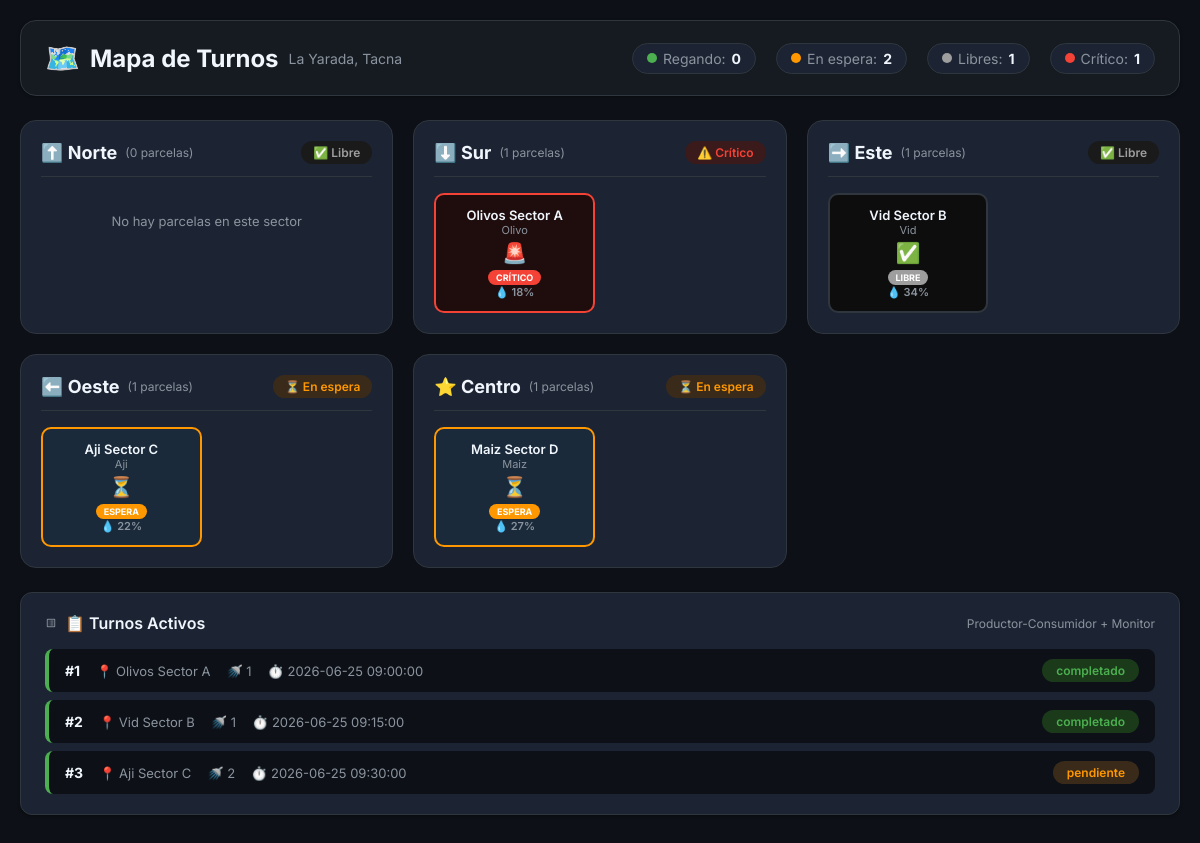
The app's page /riego-control/app/Views/turnos_mapa.php with its own data.
### tables this page shows
CREATE TABLE IF NOT EXISTS parcelas (
    id INT AUTO_INCREMENT PRIMARY KEY,
    nombre VARCHAR(100) NOT NULL,
    area DECIMAL(8,2) NOT NULL,
    cultivo VARCHAR(80) NOT NULL,
    estado VARCHAR(30) NOT NULL DEFAULT 'activa',
    created_at TIMESTAMP DEFAULT CURRENT_TIMESTAMP,
    updated_at TIMESTAMP DEFAULT CURRENT_TIMESTAMP ON UPDATE CURRENT_TIMESTAMP
);

CREATE TABLE IF NOT EXISTS sensores (
    id INT AUTO_INCREMENT PRIMARY KEY,
    parcela_id INT NOT NULL,
    temperatura DECIMAL(5,2) NOT NULL,
    humedad DECIMAL(5,2) NOT NULL,
    fecha_medicion DATETIME NOT NULL,
    created_at TIMESTAMP DEFAULT CURRENT_TIMESTAMP,
    FOREIGN KEY (parcela_id) REFERENCES parcelas(id) ON DELETE CASCADE
);

CREATE TABLE IF NOT EXISTS turnos_riego (
    id INT AUTO_INCREMENT PRIMARY KEY,
    parcela_id INT NOT NULL,
    hidrante_id INT NULL,
    inicio DATETIME NOT NULL,
    fin DATETIME NULL,
    estado VARCHAR(40) NOT NULL DEFAULT 'pendiente',
    created_at TIMESTAMP DEFAULT CURRENT_TIMESTAMP,
    FOREIGN KEY (parcela_id) REFERENCES parcelas(id) ON DELETE CASCADE,
    FOREIGN KEY (hidrante_id) REFERENCES hidrantes(id) ON DELETE SET NULL
);

### riego-control/app/Models/Parcela.php (called while the page is built, shortened)
<?php
class Parcela
{
    private string $nombre;
    private string $cultivo;
    public function __construct(?int $id, string $nombre, float $area, string $cultivo, string $estado = 'activa')
    {
        $this->nombre = $nombre;
        $this->cultivo = $cultivo;
    }
    public function getNombre(): string
    {
        return $this->nombre;
    }
    public function getCultivo(): string
    {
        return $this->cultivo;
    }
    public static function fromArray(array $data): self
    {
        return new self(
            isset($data['id']) ? (int) $data['id'] : null,
            trim((string) ($data['nombre'] ?? '')),
            isset($data['area']) ? (float) $data['area'] : 0.0,
            trim((string) ($data['cultivo'] ?? '')),
            trim((string) ($data['estado'] ?? 'activa'))
        );
    }
    public static function all(): array
    {
        $db = Database::getConnection();
        $stmt = $db->query('SELECT id, nombre, area, cultivo, estado FROM parcelas ORDER BY id');
        $rows = $stmt->fetchAll();
        return array_map(fn(array $row) => self::fromArray($row), $rows);
    }
    public static function find(int $id): ?self
    {
        $db = Database::getConnection();
        $stmt = $db->prepare('SELECT id, nombre, area, cultivo, estado FROM parcelas WHERE id = :id');
        $stmt->execute([':id' => $id]);
        $row = $stmt->fetch();
        return $row ? self::fromArray($row) : null;
    }
}

### riego-control/app/Models/Sensor.php (called while the page is built, shortened)
<?php
class Sensor
{
    private float $temperatura;
    private float $humedad;
    public function __construct(?int $id, int $parcelaId, float $temperatura, float $humedad, string $fechaMedicion)
    {
        $this->temperatura = $temperatura;
        $this->humedad = $humedad;
    }
    public function getTemperatura(): float
    {
        return $this->temperatura;
    }
    public function getHumedad(): float
    {
        return $this->humedad;
    }
    public static function fromArray(array $data): self
    {
        return new self(
            isset($data['id']) ? (int) $data['id'] : null,
            (int) ($data['parcela_id'] ?? $data['parcela'] ?? 0),
            isset($data['temperatura']) ? (float) $data['temperatura'] : 0.0,
            isset($data['humedad']) ? (float) $data['humedad'] : 0.0,
            trim((string) ($data['fecha_medicion'] ?? $data['fecha'] ?? date('Y-m-d H:i:s')))
        );
    }
    public static function all(): array
    {
        $db = Database::getConnection();
        $stmt = $db->query('SELECT id, parcela_id, temperatura, humedad, fecha_medicion FROM sensores ORDER BY id');
        $rows = $stmt->fetchAll();
        return array_map(fn(array $row) => self::fromArray($row), $rows);
    }
    public static function findByParcelaId(int $parcelaId): array
    {
        $db = Database::getConnection();
        $stmt = $db->prepare('SELECT id, parcela_id, temperatura, humedad, fecha_medicion FROM sensores WHERE parcela_id = :parcela_id ORDER BY fecha_medicion DESC');
        $stmt->execute([':parcela_id' => $parcelaId]);
        $rows = $stmt->fetchAll();
        return array_map(fn(array $row) => self::fromArray($row), $rows);
    }
}

### riego-control/app/Models/TurnoRiego.php (called while the page is built, shortened)
<?php
class TurnoRiego
{
    private ?int $id;
    private ?int $hidranteId;
    private string $inicio;
    private string $estado;
    public function __construct(?int $id, int $parcelaId, ?int $hidranteId, string $inicio, ?string $fin, string $estado = 'pendiente')
    {
        $this->id = $id;
        $this->hidranteId = $hidranteId;
        $this->inicio = $inicio;
        $this->estado = $estado;
    }
    public function getId(): ?int
    {
        return $this->id;
    }
    public function getHidranteId(): ?int
    {
        return $this->hidranteId;
    }
    public function getInicio(): string
    {
        return $this->inicio;
    }
    public function getEstado(): string
    {
        return $this->estado;
    }
    public static function fromArray(array $data): self
    {
        return new self(
            isset($data['id']) ? (int) $data['id'] : null,
            (int) ($data['parcela_id'] ?? 0),
            isset($data['hidrante_id']) ? (int) $data['hidrante_id'] : null,
            trim((string) ($data['inicio'] ?? date('Y-m-d H:i:s'))),
            isset($data['fin']) ? trim((string) $data['fin']) : null,
            trim((string) ($data['estado'] ?? 'pendiente'))
        );
    }
    public static function all(): array
    {
        $db = Database::getConnection();
        $stmt = $db->query('SELECT id, parcela_id, hidrante_id, inicio, fin, estado FROM turnos_riego ORDER BY id');
        $rows = $stmt->fetchAll();
        return array_map(fn(array $row) => self::fromArray($row), $rows);
    }
}

### riego-control/app/Views/turnos_mapa.php (the view, shortened to what this page needs)
<?php
require_once __DIR__ . '/../Models/Parcela.php';
require_once __DIR__ . '/../Models/Sensor.php';
require_once __DIR__ . '/../Models/TurnoRiego.php';
$parcelas = Parcela::all();
$sensores = Sensor::all();
$turnos = TurnoRiego::all();
$sectores = [
    'Norte' => ['color' => '#4CAF50', 'icon' => '⬆️'],
    'Sur' => ['color' => '#2196F3', 'icon' => '⬇️'],
    'Este' => ['color' => '#FF9800', 'icon' => '➡️'],
    'Oeste' => ['color' => '#9C27B0', 'icon' => '⬅️'],
    'Centro' => ['color' => '#F44336', 'icon' => '⭐']
];
$sectores_parcelas = [
    'Norte' => [],
    'Sur' => [],
    'Este' => [],
    'Oeste' => [],
    'Centro' => []
];
foreach ($parcelas as $p) {
    $sector = match($p->getId() % 5) {
        0 => 'Norte',
        1 => 'Sur',
        2 => 'Este',
        3 => 'Oeste',
        4 => 'Centro',
        default => 'Centro'
    };
    $sectores_parcelas[$sector][] = $p;
}
function e($text) {
    return htmlspecialchars($text, ENT_QUOTES, 'UTF-8');
}
?>
<!DOCTYPE html>
<html lang="es">
<head>
</head>
<body>
<div class="container">
    <header class="header">
        <h1>
            <span>🗺️</span> Mapa de Turnos
            <span style="font-size:14px;color:#8b949e;font-weight:400;">La Yarada, Tacna</span>
        </h1>
        <div class="stats">
            <span class="stat"><span class="dot dot-regando"></span> Regando: <strong id="count-regando">0</strong></span>
            <span class="stat"><span class="dot dot-espera"></span> En espera: <strong id="count-espera">0</strong></span>
            <span class="stat"><span class="dot dot-libre"></span> Libres: <strong id="count-libre">0</strong></span>
            <span class="stat"><span class="dot dot-critico"></span> Crítico: <strong id="count-critico">0</strong></span>
        </div>
    </header>
    <div class="mapa-grid" id="mapaContainer">
        <?php foreach ($sectores as $nombre => $config):
            $parcelas_sector = $sectores_parcelas[$nombre] ?? [];
            $total = count($parcelas_sector);
            $regando = 0; $espera = 0; $libre = 0; $critico = 0;
            foreach ($parcelas_sector as $p) {
                $sensor = Sensor::findByParcelaId($p->getId());
                if (!empty($sensor)) {
                    $humedad = $sensor[0]->getHumedad();
                    $temperatura = $sensor[0]->getTemperatura();
                    if ($humedad < 22 && $temperatura > 28) $critico++;
                    elseif ($humedad < 32 || $temperatura > 30) $espera++;
                    else $libre++;
                }
            }
            $estado_clase = $critico > 0 ? 'badge-critico' : ($espera > 0 ? 'badge-espera' : 'badge-libre');
            $estado_texto = $critico > 0 ? '⚠️ Crítico' : ($espera > 0 ? '⏳ En espera' : '✅ Libre');
        ?>
        <div class="sector-card" data-sector="<?= e($nombre) ?>">
            <div class="sector-header">
                <h2>
                    <?= e($config['icon']) ?>
                    <?= e($nombre) ?>
                    <span style="font-size:12px;color:#8b949e;font-weight:400;">(<?= $total ?> parcelas)</span>
                </h2>
                <span class="badge <?= $estado_clase ?>"><?= $estado_texto ?></span>
            </div>
            <div class="parcelas-grid">
                <?php foreach ($parcelas_sector as $p):
                    $sensor = Sensor::findByParcelaId($p->getId());
                    $humedad = !empty($sensor) ? $sensor[0]->getHumedad() : '-';
                    $temperatura = !empty($sensor) ? $sensor[0]->getTemperatura() : '-';
                    if ($humedad !== '-' && $temperatura !== '-') {
                        if ($humedad < 22 && $temperatura > 28) {
                            $estado = 'critico';
                            $icono = '🚨';
                            $label = 'CRÍTICO';
                        } elseif ($humedad < 32 || $temperatura > 30) {
                            $estado = 'espera';
                            $icono = '⏳';
                            $label = 'ESPERA';
                        } else {
                            $estado = 'libre';
                            $icono = '✅';
                            $label = 'LIBRE';
                        }
                    } else {
                        $estado = 'libre';
                        $icono = '✅';
                        $label = 'LIBRE';
                    }
                ?>
                <div class="parcela-item estado-<?= $estado ?>"
                     title="<?= e($p->getNombre()) ?> - <?= $label ?> - Humedad: <?= $humedad ?>% - Temp: <?= $temperatura ?>°C">
                    <div class="nombre"><?= e($p->getNombre()) ?></div>
                    <div class="cultivo"><?= e($p->getCultivo()) ?></div>
                    <div class="estado-icon"><?= $icono ?></div>
                    <div class="estado-label"><?= $label ?></div>
                    <div class="humedad">💧 <?= $humedad ?>%</div>
                </div>
                <?php endforeach; ?>
                <?php if (empty($parcelas_sector)): ?>
                    <div style="grid-column:1/-1;text-align:center;color:#8b949e;padding:20px;font-size:13px;">
                        No hay parcelas en este sector
                    </div>
                <?php endif; ?>
            </div>
        </div>
        <?php endforeach; ?>
    </div>
    <div class="panel">
        <div class="panel-header">
            <h2><span class="material-symbols-outlined">list_alt</span> 📋 Turnos Activos</h2>
            <span>Productor-Consumidor + Monitor</span>
        </div>
        <div class="turnos-list">
            <?php if (empty($turnos)): ?>
                <div style="text-align:center;padding:20px;color:#8b949e;">
                    No hay turnos de riego activos
                </div>
            <?php else: ?>
                <?php foreach ($turnos as $t):
                    $estado_class = $t->getEstado() === 'completado' ? 'estado-completado' :
                                    ($t->getEstado() === 'pendiente' ? 'estado-pendiente' : 'estado-espera');
                    $parcela = Parcela::find($t->getParcelaId());
                    $nombre_parcela = $parcela ? $parcela->getNombre() : 'Parcela ' . $t->getParcelaId();
                ?>
                <div class="turno-item">
                    <div class="info">
                        <strong>#<?= e($t->getId()) ?></strong>
                        <span>📍 <?= e($nombre_parcela) ?></span>
                        <span>🚿 <?= e($t->getHidranteId() ?? 'Sin asignar') ?></span>
                        <span>⏱️ <?= e($t->getInicio()) ?></span>
                    </div>
                    <span class="estado <?= $estado_class ?>"><?= e($t->getEstado()) ?></span>
                </div>
                <?php endforeach; ?>
            <?php endif; ?>
        </div>
    </div>
</div>
</body>
</html>

### records on screen
parcelas: nombre "Olivos Sector A", cultivo "Olivo"
sensores: icono "🚨", label "CRÍTICO", humedad "18"
parcelas: nombre "Vid Sector B", cultivo "Vid"
sensores: icono "✅", label "LIBRE", humedad "34"
parcelas: nombre "Aji Sector C", cultivo "Aji"
sensores: humedad "⏳", humedad "ESPERA", humedad "22"
parcelas: nombre "Maiz Sector D", cultivo "Maiz"
sensores: humedad "⏳", humedad "ESPERA", humedad "27"
turnos_riego: hidrante "1", parcela.nombre "Olivos Sector A", inicio "2026-06-25 09:00:00", estado "completado"
turnos_riego: id "2", parcela.nombre "Vid Sector B", hidrante "1", inicio "2026-06-25 09:15:00", estado "completado"
turnos_riego: parcela "3", parcela.nombre "Aji Sector C", hidrante "2", inicio "2026-06-25 09:30:00", estado "pendiente"

### other values on screen
$config['icon'] "⬆️"
$nombre "Norte"
$total "0"
$estado_texto "✅ Libre"
$config['icon'] "⬇️"
$nombre "Sur"
$total "1"
$estado_texto "⚠️ Crítico"
$config['icon'] "➡️"
$nombre "Este"
$config['icon'] "⬅️"
$nombre "Oeste"
$estado_texto "⏳ En espera"
$config['icon'] "⭐"
$nombre "Centro"
